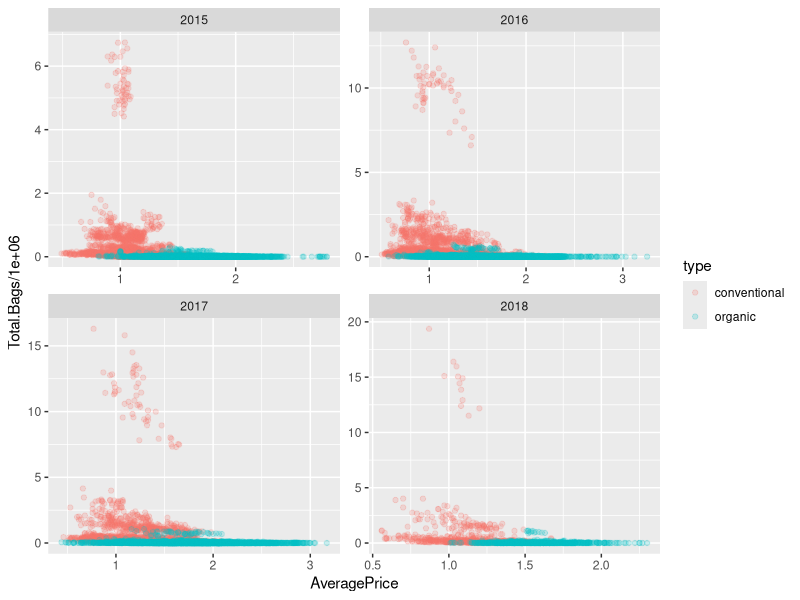

Here is the R script that generated this plot:
## ---- chunk 1
knitr::opts_chunk$set(echo = TRUE)
## ---- chunk 2
library(ggplot2)
library(here)
## ---- chunk 3
avocado_df = read.csv(here("data-raw","avocado.csv"))
## ---- chunk 4
summary(avocado_df)
## ---- chunk 5
str(avocado_df)
## ---- chunk 6
quantile(avocado_df$Total.Volume)
## ---- chunk 7
median(avocado_df$Total.Volume)
## ---- chunk 8
min(avocado_df$Total.Volume)
## ---- chunk 9
max(avocado_df$Total.Volume)
## ---- chunk 10
mean(avocado_df$Total.Volume)
## ---- chunk 11
ggplot(avocado_df, aes(x = AveragePrice, y = Total.Bags/1000000)) +
  geom_point(aes(colour = type), alpha = 0.2) +
  facet_wrap(~year, scales = "free")
